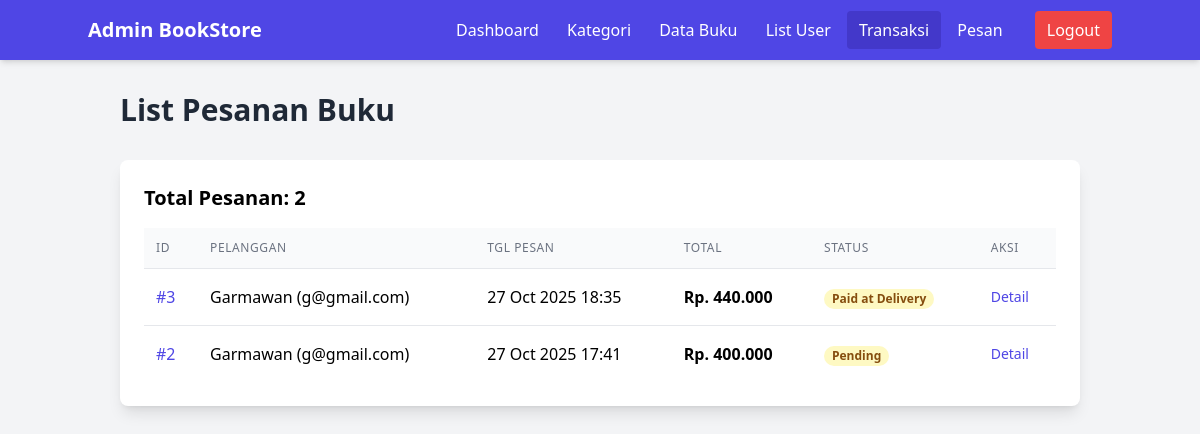
Screenshot of /admin/orders.php (signed in) with the database file from the repository.
### tables this page shows
CREATE TABLE `orders` (
  `id` int NOT NULL,
  `user_id` int NOT NULL,
  `order_date` datetime NOT NULL,
  `total_amount` decimal(10,2) NOT NULL,
  `status` enum('Pending','Paid at Delivery','Shipped','Completed') NOT NULL DEFAULT 'Pending',
  `payment_method` varchar(50) DEFAULT 'Payment at Delivery',
  `payment_proof_filename` varchar(255) DEFAULT NULL
);

CREATE TABLE `users` (
  `id` int NOT NULL,
  `username` varchar(50) NOT NULL,
  `password` varchar(255) NOT NULL,
  `email` varchar(100) NOT NULL,
  `role` enum('Admin','User') NOT NULL DEFAULT 'User',
  `created_at` timestamp NULL DEFAULT CURRENT_TIMESTAMP
);

### admin/orders.php (the view, shortened to what this page needs)
<?php
include '../config.php';
$query_orders = "
    SELECT
        o.id, o.order_date, o.total_amount, o.status, o.payment_method, u.username, u.email
    FROM orders o
    JOIN users u ON o.user_id = u.id
    ORDER BY o.order_date DESC
";
$orders_result = mysqli_query($koneksi, $query_orders);
$orders = mysqli_fetch_all($orders_result, MYSQLI_ASSOC);
?>
<!DOCTYPE html>
<html lang="id">
<head>
    <script src="https://cdn.tailwindcss.com"></script>
</head>
<body class="bg-gray-100">
    <nav class="bg-indigo-600 p-4 text-white shadow-md">
        <div class="container mx-auto flex justify-between items-center">
            <h1 class="text-xl font-bold">Admin BookStore</h1>
            <div>
                <a href="index.php" class="hover:bg-indigo-700 px-3 py-2 rounded">Dashboard</a>
                <a href="categories.php" class="hover:bg-indigo-700 px-3 py-2 rounded">Kategori</a>
                <a href="books.php" class="hover:bg-indigo-700 px-3 py-2 rounded">Data Buku</a>
                <a href="users.php" class="hover:bg-indigo-700 px-3 py-2 rounded">List User</a>
                <a href="orders.php" class="bg-indigo-700 px-3 py-2 rounded">Transaksi</a>
                <a href="messages.php" class="hover:bg-indigo-700 px-3 py-2 rounded">Pesan</a>
                <a href="../logout.php" class="bg-red-500 hover:bg-red-600 px-3 py-2 rounded ml-4">Logout</a>
            </div>
        </div>
    </nav>
    <div class="container mx-auto p-8">
        <h2 class="text-3xl font-semibold mb-8 text-gray-800">List Pesanan Buku</h2>
        <div class="bg-white p-6 rounded-lg shadow-lg overflow-x-auto">
            <h3 class="text-xl font-semibold mb-4">Total Pesanan: <?php echo count($orders); ?></h3>
            <table class="min-w-full divide-y divide-gray-200">
                <thead class="bg-gray-50">
                    <tr>
                        <th class="px-3 py-3 text-left text-xs font-medium text-gray-500 uppercase tracking-wider">ID</th>
                        <th class="px-3 py-3 text-left text-xs font-medium text-gray-500 uppercase tracking-wider">Pelanggan</th>
                        <th class="px-3 py-3 text-left text-xs font-medium text-gray-500 uppercase tracking-wider">Tgl Pesan</th>
                        <th class="px-3 py-3 text-left text-xs font-medium text-gray-500 uppercase tracking-wider">Total</th>
                        <th class="px-3 py-3 text-left text-xs font-medium text-gray-500 uppercase tracking-wider">Status</th>
                        <th class="px-3 py-3 text-left text-xs font-medium text-gray-500 uppercase tracking-wider">Aksi</th>
                    </tr>
                </thead>
                <tbody class="bg-white divide-y divide-gray-200">
                    <?php if (count($orders) > 0): ?>
                        <?php foreach ($orders as $order): ?>
                            <tr class="hover:bg-gray-50 cursor-pointer" onclick="toggleDetails(<?php echo $order['id']; ?>)">
                                <td class="px-3 py-4 whitespace-nowrap font-medium text-indigo-600">#<?php echo $order['id']; ?></td>
                                <td class="px-3 py-4 whitespace-nowrap"><?php echo htmlspecialchars($order['username']); ?> (<?php echo htmlspecialchars($order['email']); ?>)</td>
                                <td class="px-3 py-4 whitespace-nowrap"><?php echo date("d M Y H:i", strtotime($order['order_date'])); ?></td>
                                <td class="px-3 py-4 whitespace-nowrap font-semibold">Rp. <?php echo number_format($order['total_amount'], 0, ',', '.'); ?></td>
                                <td class="px-3 py-4 whitespace-nowrap">
                                    <span class="px-2 inline-flex text-xs leading-5 font-semibold rounded-full
                                        <?php
                                            if ($order['status'] == 'Completed') echo 'bg-green-100 text-green-800';
                                            else if ($order['status'] == 'Shipped') echo 'bg-blue-100 text-blue-800';
                                            else echo 'bg-yellow-100 text-yellow-800';
                                        ?>">
                                        <?php echo $order['status']; ?>
                                    </span>
                                </td>
                                <td class="px-3 py-4 whitespace-nowrap text-sm font-medium">
                                    <button onclick="toggleDetails(<?php echo $order['id']; ?>)" class="text-indigo-600 hover:text-indigo-900">Detail</button>
                                </td>
                            </tr>
                        <?php endforeach; ?>
                    <?php else: ?>
                        <tr>
                            <td colspan="6" class="px-6 py-4 text-center text-gray-500">Belum ada pesanan dari pengguna.</td>
                        </tr>
                    <?php endif; ?>
                </tbody>
            </table>
        </div>
    </div>
</body>
</html>

### rows the page displays
orders: id "3", user.username "Garmawan", user.email "g@gmail.com", order_date "27 Oct 2025 18:35", total_amount "440.000", status "Paid at Delivery"
orders: id "2", user.username "Garmawan", user.email "g@gmail.com", order_date "27 Oct 2025 17:41", total_amount "400.000", status "Pending"

### other values shown
count($orders) "2"
